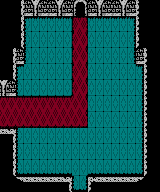

A 2D game scene composited from a Tiled map and its tileset images. What follows is a short description and the map's XML, with every tile layer's data as written:
An orthogonal 20x12 tile map with 8x16 px tiles, 1 tile layer (Tile Layer 1), 3 tilesets.

<map version="1.10" tiledversion="1.11.2" orientation="orthogonal" renderorder="right-down" width="20" height="12" tilewidth="8" tileheight="16" infinite="0" nextlayerid="2" nextobjectid="1">
 <tileset firstgid="1" name="castle_stone" tilewidth="8" tileheight="16" tilecount="20" columns="20">
  <image source="../gfx/tiles/castle_stone.png" width="160" height="16" />
 </tileset>
 <tileset firstgid="21" name="castle_tile" tilewidth="8" tileheight="16" tilecount="15" columns="15">
  <image source="../gfx/tiles/castle_tile.png" width="120" height="16" />
 </tileset>
 <tileset firstgid="36" name="castle_carpet" tilewidth="8" tileheight="16" tilecount="11" columns="11">
  <image source="../gfx/tiles/castle_carpet.png" width="88" height="16" />
 </tileset>
 <layer id="1" name="Tile Layer 1" width="20" height="12">
  <data>
   <tile gid="9" />
   <tile gid="9" />
   <tile gid="4" />
   <tile gid="1" />
   <tile gid="2" />
   <tile gid="1" />
   <tile gid="1" />
   <tile gid="2" />
   <tile gid="1" />
   <tile gid="12" />
   <tile gid="13" />
   <tile gid="1" />
   <tile gid="2" />
   <tile gid="1" />
   <tile gid="1" />
   <tile gid="2" />
   <tile gid="1" />
   <tile gid="5" />
   <tile gid="9" />
   <tile gid="9" />
   <tile gid="9" />
   <tile gid="9" />
   <tile gid="4" />
   <tile gid="22" />
   <tile gid="23" />
   <tile gid="23" />
   <tile gid="23" />
   <tile gid="23" />
   <tile gid="23" />
   <tile gid="37" />
   <tile gid="39" />
   <tile gid="23" />
   <tile gid="23" />
   <tile gid="23" />
   <tile gid="23" />
   <tile gid="23" />
   <tile gid="24" />
   <tile gid="5" />
   <tile gid="9" />
   <tile gid="9" />
   <tile gid="9" />
   <tile gid="9" />
   <tile gid="4" />
   <tile gid="25" />
   <tile gid="21" />
   <tile gid="21" />
   <tile gid="21" />
   <tile gid="21" />
   <tile gid="21" />
   <tile gid="40" />
   <tile gid="41" />
   <tile gid="21" />
   <tile gid="21" />
   <tile gid="21" />
   <tile gid="21" />
   <tile gid="21" />
   <tile gid="26" />
   <tile gid="5" />
   <tile gid="9" />
   <tile gid="9" />
   <tile gid="9" />
   <tile gid="4" />
   <tile gid="1" />
   <tile gid="25" />
   <tile gid="21" />
   <tile gid="21" />
   <tile gid="21" />
   <tile gid="21" />
   <tile gid="21" />
   <tile gid="40" />
   <tile gid="41" />
   <tile gid="21" />
   <tile gid="21" />
   <tile gid="21" />
   <tile gid="21" />
   <tile gid="21" />
   <tile gid="26" />
   <tile gid="1" />
   <tile gid="5" />
   <tile gid="9" />
   <tile gid="9" />
   <tile gid="4" />
   <tile gid="22" />
   <tile gid="21" />
   <tile gid="21" />
   <tile gid="21" />
   <tile gid="21" />
   <tile gid="21" />
   <tile gid="21" />
   <tile gid="40" />
   <tile gid="41" />
   <tile gid="21" />
   <tile gid="21" />
   <tile gid="21" />
   <tile gid="21" />
   <tile gid="21" />
   <tile gid="21" />
   <tile gid="24" />
   <tile gid="5" />
   <tile gid="9" />
   <tile gid="2" />
   <tile gid="1" />
   <tile gid="25" />
   <tile gid="21" />
   <tile gid="21" />
   <tile gid="21" />
   <tile gid="21" />
   <tile gid="21" />
   <tile gid="21" />
   <tile gid="40" />
   <tile gid="41" />
   <tile gid="21" />
   <tile gid="21" />
   <tile gid="21" />
   <tile gid="21" />
   <tile gid="21" />
   <tile gid="21" />
   <tile gid="26" />
   <tile gid="5" />
   <tile gid="9" />
   <tile gid="38" />
   <tile gid="38" />
   <tile gid="38" />
   <tile gid="38" />
   <tile gid="38" />
   <tile gid="38" />
   <tile gid="38" />
   <tile gid="38" />
   <tile gid="38" />
   <tile gid="36" />
   <tile gid="41" />
   <tile gid="21" />
   <tile gid="21" />
   <tile gid="21" />
   <tile gid="21" />
   <tile gid="21" />
   <tile gid="21" />
   <tile gid="26" />
   <tile gid="5" />
   <tile gid="9" />
   <tile gid="43" />
   <tile gid="43" />
   <tile gid="43" />
   <tile gid="43" />
   <tile gid="43" />
   <tile gid="43" />
   <tile gid="43" />
   <tile gid="43" />
   <tile gid="43" />
   <tile gid="43" />
   <tile gid="44" />
   <tile gid="21" />
   <tile gid="21" />
   <tile gid="21" />
   <tile gid="21" />
   <tile gid="21" />
   <tile gid="21" />
   <tile gid="26" />
   <tile gid="5" />
   <tile gid="9" />
   <tile gid="7" />
   <tile gid="8" />
   <tile gid="25" />
   <tile gid="21" />
   <tile gid="21" />
   <tile gid="21" />
   <tile gid="21" />
   <tile gid="21" />
   <tile gid="21" />
   <tile gid="21" />
   <tile gid="21" />
   <tile gid="21" />
   <tile gid="21" />
   <tile gid="21" />
   <tile gid="21" />
   <tile gid="21" />
   <tile gid="21" />
   <tile gid="26" />
   <tile gid="5" />
   <tile gid="9" />
   <tile gid="9" />
   <tile gid="4" />
   <tile gid="25" />
   <tile gid="21" />
   <tile gid="21" />
   <tile gid="21" />
   <tile gid="21" />
   <tile gid="21" />
   <tile gid="21" />
   <tile gid="21" />
   <tile gid="21" />
   <tile gid="21" />
   <tile gid="21" />
   <tile gid="21" />
   <tile gid="21" />
   <tile gid="21" />
   <tile gid="21" />
   <tile gid="26" />
   <tile gid="5" />
   <tile gid="9" />
   <tile gid="9" />
   <tile gid="4" />
   <tile gid="27" />
   <tile gid="28" />
   <tile gid="28" />
   <tile gid="28" />
   <tile gid="28" />
   <tile gid="28" />
   <tile gid="28" />
   <tile gid="21" />
   <tile gid="21" />
   <tile gid="28" />
   <tile gid="28" />
   <tile gid="28" />
   <tile gid="28" />
   <tile gid="28" />
   <tile gid="28" />
   <tile gid="29" />
   <tile gid="5" />
   <tile gid="9" />
   <tile gid="9" />
   <tile gid="9" />
   <tile gid="10" />
   <tile gid="7" />
   <tile gid="7" />
   <tile gid="7" />
   <tile gid="7" />
   <tile gid="7" />
   <tile gid="8" />
   <tile gid="27" />
   <tile gid="29" />
   <tile gid="6" />
   <tile gid="7" />
   <tile gid="7" />
   <tile gid="7" />
   <tile gid="7" />
   <tile gid="7" />
   <tile gid="11" />
   <tile gid="9" />
   <tile gid="9" />
  </data>
 </layer>
</map>
